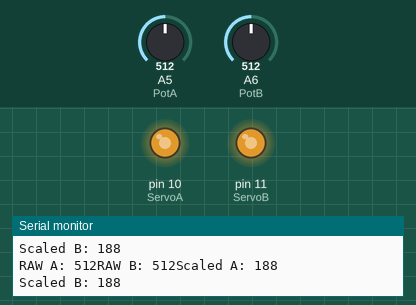
A sketch run on a simulated Arduino Nano, built with avr-gcc and run on an emulated ATmega328P. On the bench: output pins drawn as LEDs (lit = HIGH), the last lines printed to the serial monitor. The test bench sets the inputs (shaded band); at power-on: A5 (PotA) = 512, A6 (PotB) = 512.

Above: at 7.0 s.
7.1 s: A5 (PotA) set to 122
At 8.3 s:
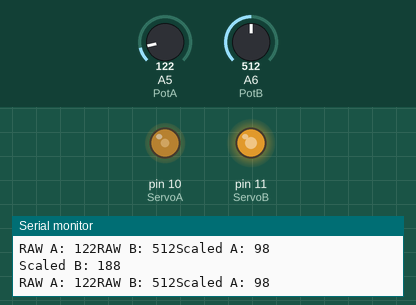
8.7 s: A6 (PotB) set to 122
At 9.9 s:
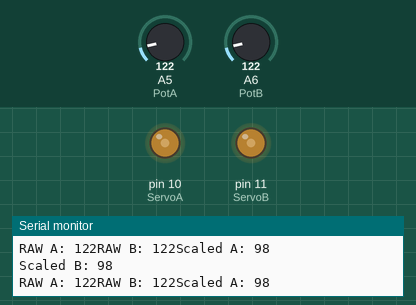
10.2 s: A5 (PotA) set to 1023
At 11.0 s:
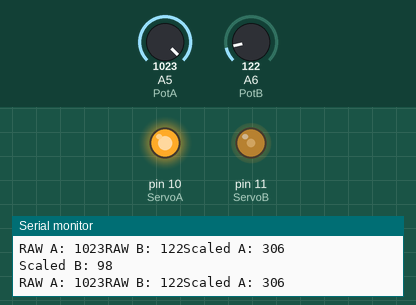
11.7 s: A6 (PotB) set to 1023
At 12.5 s:
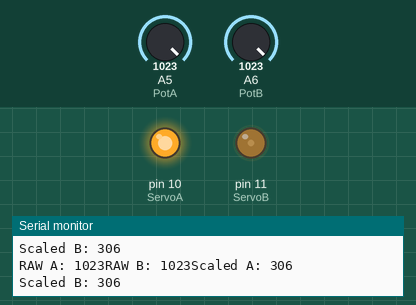
13.2 s: A6 (PotB) set to 716
At 14.2 s:
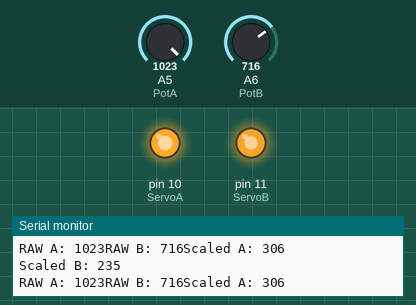
14.8 s: A5 (PotA) set to 511
At 16.2 s:
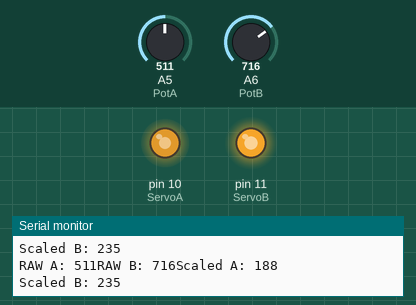
Timing chart, 0 to 17.3 s (numbered marks = the images above; inputs shaded):
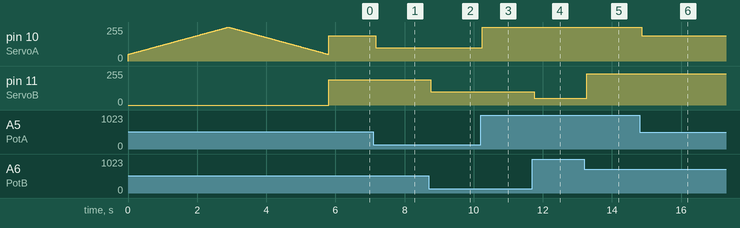

The sketch:

Servo_Base_Code_PWM_Dual_Pot.ino
```cpp
// To control the servo with a frequency of 0.2Hz the period ought ot be 1/0.2 = 5 seconds
// 5/360 gives a delay of 0.0139 seconds between se  rvo writes

// Pin declaration for potentiometers
int PotA = A5;
int PotB = A6;

// Servo Declaration
int ServoA = 10;  // Sevo A PWM line
int ServoB = 11;  // Sevo B PWM line

// Averaging Variables to reduce noise
int AverageA = 0;
int AverageB = 0;

void setup() {
  Serial.begin(9600);
  Serial.println("Begin");

  // Initial Sweep
  for (int i = 50; i <= 254; i++){  // 255 is the maximum pwm output of the
    analogWrite(ServoA, i);
    delay(14);
    Serial.println(i);
  }
  for (int i = 254; i >= 50; i--){  // 180 is the maximum range of the servo motor
    analogWrite(ServoA, i);
    delay(14);
    Serial.println(i);
}
}

void loop() {
// Reset the Averages
  int AverageA = 0;
  int AverageB = 0;

// Fill the variable with three samples - Reduces the noise
  for (int i = 0; i <= 2; i++){
    AverageA += analogRead(PotA);
  }
  int PositionA = floor(AverageA/3);


// Fill the variable with three samples - Reduces the noise
  for (int i = 0; i <= 2; i++){
    AverageB += analogRead(PotB);
  }
  int PositionB = floor(AverageB/3);


 // Debugging Code
  Serial.print("RAW A: ");
  Serial.print(PositionA);

  Serial.print("RAW B: ");
  Serial.print(PositionB);

 // Translate the analogue value to the PWM range
  int xA = map(PositionA, 0, 800, 70, 255); // Scales the value from the potentiometer to the scale of the PWM
  int xB = map(PositionB, 0, 800, 70, 255); // Scales the value from the potentiometer to the scale of the PWM

 // Write each value to the respective servo
  analogWrite(ServoA, xA);     // PWM Output
  analogWrite(ServoB, xB);     // PWM Output

  Serial.print("Scaled A: ");
  Serial.println(xA);
  Serial.print("Scaled B: ");
  Serial.println(xB);
}
```

Measured:
- after the input at 7.1 s, pin 10 (ServoA): 188/255 → 98/255 after 0.07 s
- after the input at 8.7 s, pin 11 (ServoB): 188/255 → 98/255 after 0.05 s
- after the input at 10.2 s, pin 10 (ServoA): 98/255 → 255/255 after 0.05 s
- after the input at 11.7 s, pin 11 (ServoB): 98/255 → 50/255 after 0.06 s
- after the input at 13.2 s, pin 11 (ServoB): 50/255 → 235/255 after 0.07 s
- after the input at 14.8 s, pin 10 (ServoA): 255/255 → 188/255 after 0.06 s
